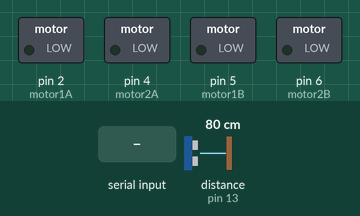
This sketch was run on a simulated Arduino Uno, built with avr-gcc and run on an emulated ATmega328P. Shown: switched loads named in the sketch (green lamp = pin HIGH). The inputs (shaded band) are chosen by the test bench; at power-on: distance to the obstacle (sensor on pin 13) 80 cm. The echo pulse lasts 58.3 µs per cm; random numbers use the default seed unless the sketch sets one; pins used as bus, display or sensor lines are not drawn.

Above: at 1.2 s.
1.3 s: "3" received over Serial
At 1.6 s:
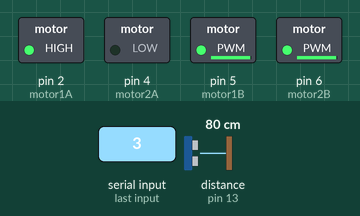
2.8 s: "4" received over Serial
At 3.9 s:
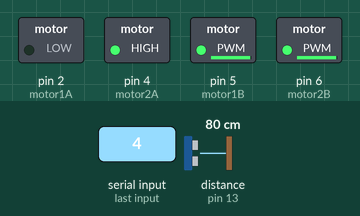
4.3 s: "1" received over Serial
At 5.0 s:
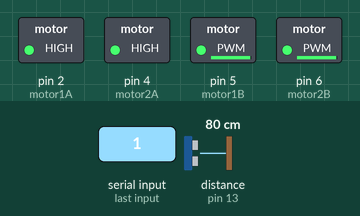
5.8 s: "2" received over Serial
At 6.2 s:
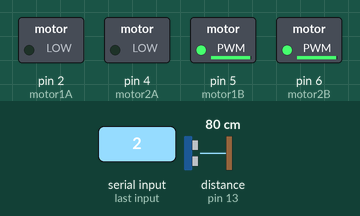
7.3 s: "6" received over Serial
At 7.9 s:
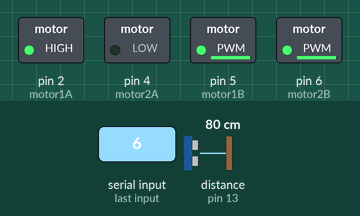
Timing chart, 0 to 9.8 s (numbered marks = the images above; inputs shaded):
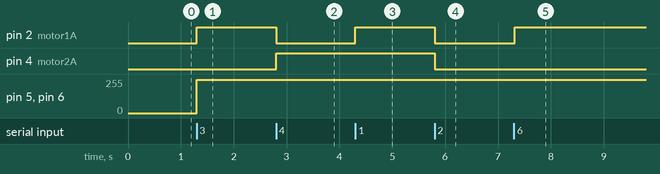

The sketch:

robochoControlPorRemoto.ino
```cpp
// ------- PINES MOTORES -------
const int motor1A = 2; // Izquierdo A
const int motor1B = 5; // Izquierdo B (PWM)
const int motor2A = 4; // Derecho A
const int motor2B = 6; // Derecho B (PWM)

// Sensores de proximidad
const int Trigger = 12;
const int Echo = 13;

float t = 0.0; // Ancho del pulso enviado
float dist = 0.0;

// SOLUCIÓN AL ERROR: Convertidas a const
const int velocidadMax = 250;
const int velocidadMinima = 80;

char comando;
bool estCon = true;

// Parámetros del temporizador
unsigned long tiempoPrevio = 0;
const long intervalo = 2000;
bool modoSumoActivo = false;

// declaramos metodo
void frente(int velocidad = velocidadMax);
void retroceder(int velocidad = velocidadMax);
void girarDerecha(int velocidad = velocidadMax);
void girarIzquierda(int velocidad = velocidadMax);
void detener();
void modoSumo();
float tomarDistancia();
bool temporizador();

void setup() {
  pinMode(motor1A, OUTPUT);
  pinMode(motor1B, OUTPUT);
  pinMode(motor2A, OUTPUT);
  pinMode(motor2B, OUTPUT);

  pinMode(Trigger, OUTPUT);
  pinMode(Echo, INPUT);
  digitalWrite(Trigger, LOW);

  Serial.begin(9600); // Bluetooth
}

void loop() {
  if (Serial.available() > 0) {
    comando = (char)Serial.read();

    if (comando == '3') { modoSumoActivo = false; frente(); }
    else if (comando == '4') { modoSumoActivo = false; retroceder(); }
    else if (comando == '1') { modoSumoActivo = false; girarDerecha(); }
    else if (comando == '2') { modoSumoActivo = false; girarIzquierda(); }
    else if (comando == '5') { modoSumoActivo = false; detener(); }

    // Botón "Modo Sumo" presionado en la App (Envía '6')
    else if (comando == '6')
    {
      modoSumoActivo = true;
    }
  }
  if (modoSumoActivo)
  {
    modoSumo();
  }

}

// Funciones de movimiento con parámetros por defecto (Ahora válidos)
void frente(int velocidad = velocidadMax) {
  digitalWrite(motor1A, HIGH);
  analogWrite(motor1B, velocidad);
  digitalWrite(motor2A, LOW);
  analogWrite(motor2B, velocidad);
}

void retroceder(int velocidad = velocidadMax) {
  digitalWrite(motor1A, LOW);
  analogWrite(motor1B, velocidad);
  digitalWrite(motor2A, HIGH);
  analogWrite(motor2B, velocidad);
}

void girarDerecha(int velocidad = velocidadMax) {
  digitalWrite(motor1A, HIGH);
  analogWrite(motor1B, velocidad);
  digitalWrite(motor2A, HIGH);
  analogWrite(motor2B, velocidad);
}

void girarIzquierda(int velocidad = velocidadMax) {
  digitalWrite(motor1A, LOW);
  analogWrite(motor1B, velocidad);
  digitalWrite(motor2A, LOW);
  analogWrite(motor2B, velocidad);
}

void detener() {
  digitalWrite(motor1A, LOW);
  analogWrite(motor1B, 0);
  digitalWrite(motor2A, LOW);
  analogWrite(motor2B, 0);
}

void modoSumo() {
  float distancia = tomarDistancia();
  static int numeroAleatorio = 1;


  if (distancia >= 80 || distancia == 0) {
    if (temporizador()) {
      numeroAleatorio = random(1, 3);
    }

    if (numeroAleatorio == 2) {
      girarDerecha(velocidadMinima);
      return;
    }
    girarIzquierda(velocidadMinima);
    return;
  }


  else if (distancia <= 35) {
    frente(180);
    return;
  }


  else {
    frente(velocidadMax);
  }
}

float tomarDistancia() {
  delay(10);
  digitalWrite(Trigger, LOW);
  delayMicroseconds(2);
  digitalWrite(Trigger, HIGH);
  delayMicroseconds(10);
  digitalWrite(Trigger, LOW);

  t = pulseIn(Echo, HIGH, 30000); // Timeout de 30ms por si el sensor no lee nada
  dist = t / 59.0;
  return dist;
}

bool temporizador() {
  unsigned long tiempoActual = millis();
  if (tiempoActual - tiempoPrevio >= intervalo) {
    tiempoPrevio = tiempoActual;
    return true;
  }
  return false;
}
```

Measured:
- after the input at 1.3 s, pin 2 (motor1A): LOW → HIGH at once; pin 5 (motor1B), pin 6 (motor2B): 0/255 → 250/255 at once
- after the input at 2.8 s, pin 2 (motor1A): HIGH → LOW at once; pin 4 (motor2A): LOW → HIGH at once
- after the input at 4.3 s, pin 2 (motor1A): LOW → HIGH at once
- after the input at 5.8 s, pin 2 (motor1A), pin 4 (motor2A): HIGH → LOW at once
- after the input at 7.3 s, pin 2 (motor1A): LOW → HIGH at once
